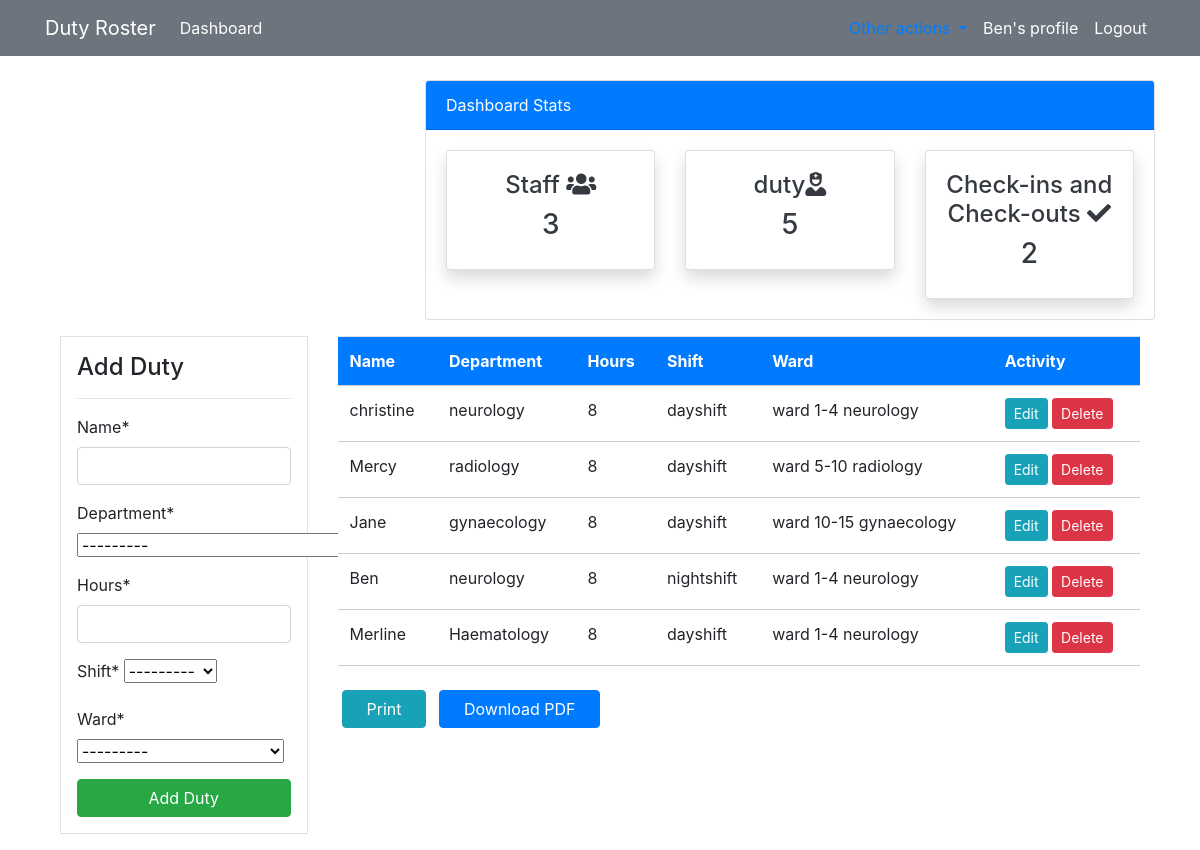
Page /duty/ (signed in) on the earlier database version.
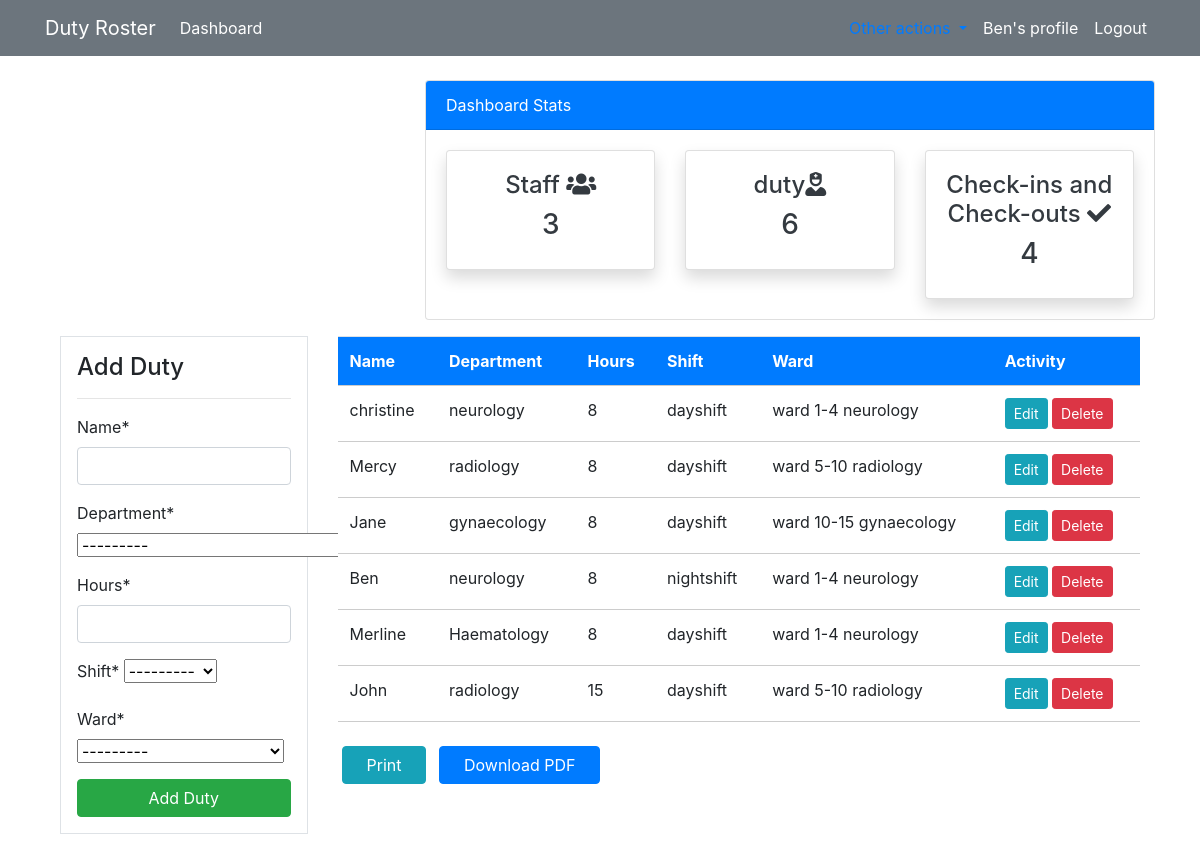
Same page on the later database version.
### roster/models.py (models this page shows, shortened)
class Duty(models.Model):
    name = models.CharField(max_length=30)
    department = models.CharField(max_length=50, choices=DEPARTMENT)
    hours = models.PositiveBigIntegerField()
    shift = models.CharField(max_length=30, choices=SHIFTS)
    ward = models.ForeignKey(Ward, on_delete=models.CASCADE, null=True)
    class Meta:
        verbose_name_plural = 'Duty'

class Ward(models.Model):
    name = models.CharField(max_length=40)
    floor = models.PositiveBigIntegerField()
    department = models.CharField(max_length=40, choices=DEPARTMENT)
    building = models.CharField(max_length=30, null=True,blank=True)
    class Meta:
        verbose_name_plural = 'Ward'
    def __str__(self):
        return f'{self.name} {self.department}'

### roster/views.py (the view)
# urls.py: path('duty/',views.duty, name='dashboard-duty'),
@login_required(login_url='user-login')
def duty(request):
    items = Duty.objects.all()
    duty_count = items.count()
    workers_count = User.objects.all().count()
    orders_count = Order.objects.all().count()
    if request.method=="POST":
        form= DutyForm(request.POST)
        if form.is_valid():
            form.save()
            duty_name = form.cleaned_data.get('name')#gets the name from the form so and stores in variable duty_name
            messages.success(request, f'Duty for {duty_name} has been added')
            return redirect('dashboard-duty')
    else:
        form = DutyForm()
    context={
        'items':items,
        'form':form,
        'duty_count':duty_count,
        'workers_count':workers_count,
        'orders_count':orders_count,
    }
    return render(request, 'dashboard/duty.html', context)

### roster/forms.py
class DutyForm(forms.ModelForm):
    class Meta:
        model = Duty
        fields=['name','department','hours','shift','ward']

### templates/dashboard/duty.html (shortened to what this page needs)
{% extends "partials/base.html" %}
  {% load crispy_forms_tags %}
  {% block content%}
  {% include 'partials/topnav.html' %}
   <div class="container">
    <div class="row my-3">
        <div class="col-md-3">
            <div class="border bg-white p-3">
                <h4>Add Duty</h4>
                <hr>
                <form method="POST">
                    {{ form|crispy}}
                    <input class="btn btn-success btn-block" type="submit" value="Add Duty">
                </form>
            </div>
        </div>
        <div class="col-md-9">
            <div id="myPrintingArea">
                <table class="table bg-white">
                    <thead class="bg-primary">
                        <tr class="text-white">
                            <th style="border-bottom: 1px solid #ccc;" scope="col">Name</th>
                            <th style="border-bottom: 1px solid #ccc;" scope="col">Department</th>
                            <th style="border-bottom: 1px solid #ccc;" scope="col">Hours</th>
                            <th style="border-bottom: 1px solid #ccc;" scope="col">Shift</th>
                            <th style="border-bottom: 1px solid #ccc;" scope="col">Ward</th>
                            <th style="border-bottom: 1px solid #ccc;" scope="col">Activity</th>
                        </tr>
                    </thead>
                    <tbody>
                        {% for item in items %}
                        <tr>
                            <td style="border-bottom: 1px solid #ccc;">{{ item.name}}</td>
                            <td style="border-bottom: 1px solid #ccc;">{{ item.department}}</td>
                            <td style="border-bottom: 1px solid #ccc;">{{ item.hours }}</td>
                            <td style="border-bottom: 1px solid #ccc;">{{ item.shift }}</td>
                            <td style="border-bottom: 1px solid #ccc;">{{ item.ward }}</td>
            </div>
                            <td style="border-bottom: 1px solid #ccc;">
                                <a class="btn btn-info btn-sm" href="{% url 'dashboard-duty-update' item.id %}">Edit</a>
                                <a class="btn btn-danger btn-sm" href="{% url 'dashboard-duty-delete' item.id %}">Delete</a>
                            </td>
                        </tr>
                        {% endfor %}
            <div class="mt-4 text-end">
                <button class="btn btn-info px-4 mx-1" onclick="printMyBillingArea()">Print</button>
                <button class="btn btn-primary px-4 mx-1" onclick="downloadPDF('dutyRoster')">Download PDF</button>
            </div>
{% endblock %}

Differences in the rows shown:
added Duty: name "John", department "radiology", hours "15", shift "dayshift", ward "ward 5-10 radiology"
Other differences:
{{ duty_count }}: "5" → "6"
{{ orders_count }}: "2" → "4"
